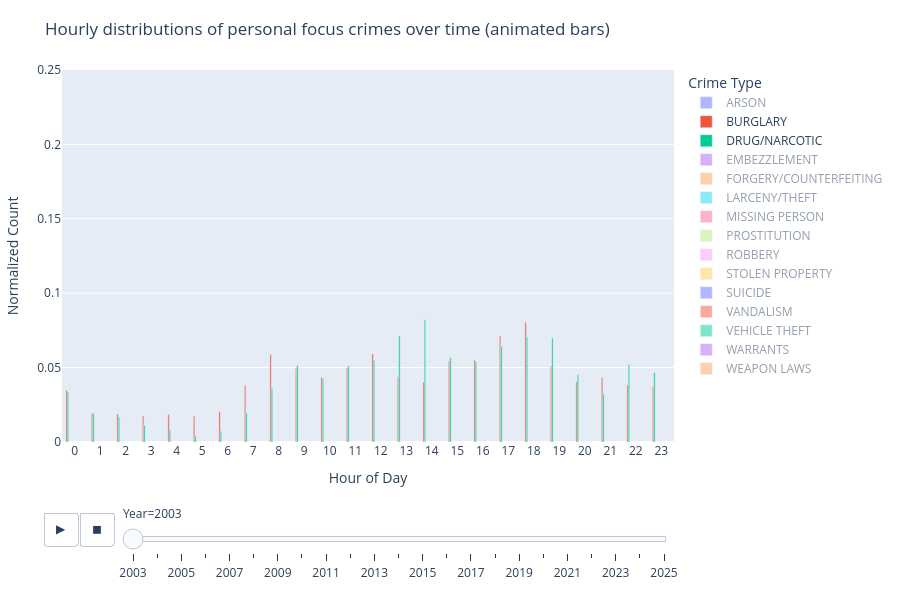

Here is the notebook cell this chart was saved with:
### Code cell
# Reuse the same long-format dataframe from the animated line chart.
fig_bar = px.bar(
    plot_ready_year,
    x='Hour',
    y='NormalizedCount',
    color='CrimeType',
    animation_frame='Year',
    barmode='group',  # The instruction explicitly asks for the bar-chart version with grouped bars.
    title='Hourly distributions of personal focus crimes over time (animated bars)',
    labels={
        'Hour': 'Hour of Day',
        'NormalizedCount': 'Normalized Count',
        'CrimeType': 'Crime Type'
    },
    range_x=[-0.5, 23.5],
    range_y=[0, 0.25]  # Keep the y-axis fixed across frames, just as in the line chart.
)

# Reuse the same default visible crime types to keep the opening view readable.
for trace in fig_bar.data:
    if trace.name not in default_visible:
        trace.visible = 'legendonly'

# Reuse the same general layout choices as in the line chart.
fig_bar.update_xaxes(dtick=1)
fig_bar.update_layout(
    legend_title_text='Crime Type',
    legend=dict(
        orientation='v',
        yanchor='top',
        y=1,
        xanchor='left',
        x=1.02
    ),
    height=600,
    margin=dict(l=60, r=190, t=70, b=60)
)

fig_bar.show()

### Figure 1 — Plotly figure (JSON) as saved in the notebook; plotly's stock layout.template omitted (floating-point values rounded to 4 significant figures)
{"data": [{"alignmentgroup": "True", "hovertemplate": "Crime Type=ARSON<br>Year=2003<br>Hour of Day=%{x}<br>Normalized Count=%{y}<extra></extra>", "legendgroup": "ARSON", "marker": {"color": "#636efa", "pattern": {"shape": ""}}, "name": "ARSON", "offsetgroup": "ARSON", "orientation": "v", "showlegend": true, "textposition": "auto", "type": "bar", "visible": "legendonly", "x": [0, 1, 2, 3, 4, 5, 6, 7, 8, 9, 10, 11, 12, 13, 14, 15, 16, 17, 18, 19, 20, 21, 22, 23], "xaxis": "x", "y": [0.06294, 0.05594, 0.05245, 0.05944, 0.04545, 0.03147, 0.03147, 0.01399, 0.03147, 0.01399, 0.02098, 0.01748, 0.03147, 0.02797, 0.03497, 0.03846, 0.04545, 0.05944, 0.03846, 0.04895, 0.04545, 0.05594, 0.05245, 0.08392], "yaxis": "y"}, {"alignmentgroup": "True", "hovertemplate": "Crime Type=BURGLARY<br>Year=2003<br>Hour of Day=%{x}<br>Normalized Count=%{y}<extra></extra>", "legendgroup": "BURGLARY", "marker": {"color": "#EF553B", "pattern": {"shape": ""}}, "name": "BURGLARY", "offsetgroup": "BURGLARY", "orientation": "v", "showlegend": true, "textposition": "auto", "type": "bar", "x": [0, 1, 2, 3, 4, 5, 6, 7, 8, 9, 10, 11, 12, 13, 14, 15, 16, 17, 18, 19, 20, 21, 22, 23], "xaxis": "x", "y": [0.03476, 0.01929, 0.01879, 0.01746, 0.01846, 0.0173, 0.02046, 0.03792, 0.05871, 0.04923, 0.04341, 0.04973, 0.05921, 0.0439, 0.04025, 0.05438, 0.05505, 0.07118, 0.08049, 0.05106, 0.04041, 0.04341, 0.03825, 0.03692], "yaxis": "y"}, {"alignmentgroup": "True", "hovertemplate": "Crime Type=DRUG/NARCOTIC<br>Year=2003<br>Hour of Day=%{x}<br>Normalized Count=%{y}<extra></extra>", "legendgroup": "DRUG/NARCOTIC", "marker": {"color": "#00cc96", "pattern": {"shape": ""}}, "name": "DRUG/NARCOTIC", "offsetgroup": "DRUG/NARCOTIC", "orientation": "v", "showlegend": true, "textposition": "auto", "type": "bar", "x": [0, 1, 2, 3, 4, 5, 6, 7, 8, 9, 10, 11, 12, 13, 14, 15, 16, 17, 18, 19, 20, 21, 22, 23], "xaxis": "x", "y": [0.03352, 0.01901, 0.01656, 0.01114, 0.008177, 0.003884, 0.007461, 0.01942, 0.03587, 0.05151, 0.04242, 0.05121, 0.05509, 0.07124, 0.08217, 0.05662, 0.05366, 0.06408, 0.07052, 0.06991, 0.04528, 0.0324, 0.05213, 0.04671], "yaxis": "y"}, {"alignmentgroup": "True", "hovertemplate": "Crime Type=EMBEZZLEMENT<br>Year=2003<br>Hour of Day=%{x}<br>Normalized Count=%{y}<extra></extra>", "legendgroup": "EMBEZZLEMENT", "marker": {"color": "#ab63fa", "pattern": {"shape": ""}}, "name": "EMBEZZLEMENT", "offsetgroup": "EMBEZZLEMENT", "orientation": "v", "showlegend": true, "textposition": "auto", "type": "bar", "visible": "legendonly", "x": [0, 4, 5, 6, 7, 8, 9, 10, 11, 12, 13, 14, 15, 16, 17, 18, 19, 20, 21, 23], "xaxis": "x", "y": [0.1667, 0.008333, 0.004167, 0.008333, 0.01667, 0.08333, 0.06667, 0.0625, 0.0375, 0.175, 0.03333, 0.05, 0.03333, 0.07083, 0.05833, 0.05417, 0.02917, 0.0125, 0.0125, 0.01667], "yaxis": "y"}, {"alignmentgroup": "True", "hovertemplate": "Crime Type=FORGERY/COUNTERFEITING<br>Year=2003<br>Hour of Day=%{x}<br>Normalized Count=%{y}<extra></extra>", "legendgroup": "FORGERY/COUNTERFEITING", "marker": {"color": "#FFA15A", "pattern": {"shape": ""}}, "name": "FORGERY/COUNTERFEITING", "offsetgroup": "FORGERY/COUNTERFEITING", "orientation": "v", "showlegend": true, "textposition": "auto", "type": "bar", "visible": "legendonly", "x": [0, 1, 2, 3, 4, 5, 6, 7, 8, 9, 10, 11, 12, 13, 14, 15, 16, 17, 18, 19, 20, 21, 22, 23], "xaxis": "x", "y": [0.1249, 0.00735, 0.00735, 0.003891, 0.003026, 0.001729, 0.002594, 0.01167, 0.0428, 0.06139, 0.05534, 0.04756, 0.1492, 0.06701, 0.05577, 0.06744, 0.0722, 0.05534, 0.05275, 0.03761, 0.02551, 0.01427, 0.01773, 0.01556], "yaxis": "y"}, {"alignmentgroup": "True", "hovertemplate": "Crime Type=LARCENY/THEFT<br>Year=2003<br>Hour of Day=%{x}<br>Normalized Count=%{y}<extra></extra>", "legendgroup": "LARCENY/THEFT", "marker": {"color": "#19d3f3", "pattern": {"shape": ""}}, "name": "LARCENY/THEFT", "offsetgroup": "LARCENY/THEFT", "orientation": "v", "showlegend": true, "textposition": "auto", "type": "bar", "visible": "legendonly", "x": [0, 1, 2, 3, 4, 5, 6, 7, 8, 9, 10, 11, 12, 13, 14, 15, 16, 17, 18, 19, 20, 21, 22, 23], "xaxis": "x", "y": [0.03403, 0.02028, 0.01535, 0.008555, 0.005423, 0.005194, 0.01088, 0.01864, 0.0325, 0.03349, 0.04124, 0.04113, 0.06206, 0.05198, 0.05431, 0.06034, 0.06488, 0.06947, 0.07657, 0.06756, 0.05835, 0.05553, 0.05698, 0.05526], "yaxis": "y"}, {"alignmentgroup": "True", "hovertemplate": "Crime Type=MISSING PERSON<br>Year=2003<br>Hour of Day=%{x}<br>Normalized Count=%{y}<extra></extra>", "legendgroup": "MISSING PERSON", "marker": {"color": "#FF6692", "pattern": {"shape": ""}}, "name": "MISSING PERSON", "offsetgroup": "MISSING PERSON", "orientation": "v", "showlegend": true, "textposition": "auto", "type": "bar", "visible": "legendonly", "x": [0, 1, 2, 3, 4, 5, 6, 7, 8, 9, 10, 11, 12, 13, 14, 15, 16, 17, 18, 19, 20, 21, 22, 23], "xaxis": "x", "y": [0.04006, 0.01632, 0.01731, 0.01434, 0.007913, 0.009891, 0.01978, 0.04946, 0.05638, 0.04946, 0.05094, 0.04896, 0.06083, 0.04698, 0.05193, 0.07023, 0.06874, 0.05885, 0.04698, 0.04847, 0.04599, 0.04352, 0.03561, 0.04105], "yaxis": "y"}, {"alignmentgroup": "True", "hovertemplate": "Crime Type=PROSTITUTION<br>Year=2003<br>Hour of Day=%{x}<br>Normalized Count=%{y}<extra></extra>", "legendgroup": "PROSTITUTION", "marker": {"color": "#B6E880", "pattern": {"shape": ""}}, "name": "PROSTITUTION", "offsetgroup": "PROSTITUTION", "orientation": "v", "showlegend": true, "textposition": "auto", "type": "bar", "visible": "legendonly", "x": [0, 1, 2, 3, 4, 5, 6, 7, 8, 9, 10, 11, 12, 13, 14, 15, 16, 17, 18, 19, 20, 21, 22, 23], "xaxis": "x", "y": [0.02478, 0.01239, 0.01755, 0.01807, 0.008776, 0.03769, 0.03924, 0.0191, 0.005679, 0.003614, 0.003614, 0.006195, 0.02117, 0.02065, 0.01033, 0.00826, 0.006711, 0.05679, 0.1502, 0.1079, 0.09964, 0.1451, 0.1285, 0.04801], "yaxis": "y"}, {"alignmentgroup": "True", "hovertemplate": "Crime Type=ROBBERY<br>Year=2003<br>Hour of Day=%{x}<br>Normalized Count=%{y}<extra></extra>", "legendgroup": "ROBBERY", "marker": {"color": "#FF97FF", "pattern": {"shape": ""}}, "name": "ROBBERY", "offsetgroup": "ROBBERY", "orientation": "v", "showlegend": true, "textposition": "auto", "type": "bar", "visible": "legendonly", "x": [0, 1, 2, 3, 4, 5, 6, 7, 8, 9, 10, 11, 12, 13, 14, 15, 16, 17, 18, 19, 20, 21, 22, 23], "xaxis": "x", "y": [0.05686, 0.04112, 0.05043, 0.03405, 0.02281, 0.01927, 0.02345, 0.01831, 0.02249, 0.02923, 0.03277, 0.0273, 0.03983, 0.03726, 0.04337, 0.04305, 0.04947, 0.04722, 0.05461, 0.05108, 0.0636, 0.06136, 0.06521, 0.06585], "yaxis": "y"}, {"alignmentgroup": "True", "hovertemplate": "Crime Type=STOLEN PROPERTY<br>Year=2003<br>Hour of Day=%{x}<br>Normalized Count=%{y}<extra></extra>", "legendgroup": "STOLEN PROPERTY", "marker": {"color": "#FECB52", "pattern": {"shape": ""}}, "name": "STOLEN PROPERTY", "offsetgroup": "STOLEN PROPERTY", "orientation": "v", "showlegend": true, "textposition": "auto", "type": "bar", "visible": "legendonly", "x": [0, 1, 2, 3, 4, 5, 6, 7, 8, 9, 10, 11, 12, 13, 14, 15, 16, 17, 18, 19, 20, 21, 22, 23], "xaxis": "x", "y": [0.06572, 0.02577, 0.02577, 0.02577, 0.02062, 0.009021, 0.01546, 0.0232, 0.03479, 0.02835, 0.03351, 0.04768, 0.07603, 0.06186, 0.05412, 0.07861, 0.05541, 0.06701, 0.06057, 0.03737, 0.03222, 0.03737, 0.04253, 0.04124], "yaxis": "y"}, {"alignmentgroup": "True", "hovertemplate": "Crime Type=SUICIDE<br>Year=2003<br>Hour of Day=%{x}<br>Normalized Count=%{y}<extra></extra>", "legendgroup": "SUICIDE", "marker": {"color": "#636efa", "pattern": {"shape": ""}}, "name": "SUICIDE", "offsetgroup": "SUICIDE", "orientation": "v", "showlegend": true, "textposition": "auto", "type": "bar", "visible": "legendonly", "x": [0, 1, 3, 4, 5, 6, 7, 8, 9, 10, 11, 12, 13, 14, 15, 16, 17, 18, 19, 20, 21, 22, 23], "xaxis": "x", "y": [0.03226, 0.03226, 0.03226, 0.02151, 0.04301, 0.01075, 0.05376, 0.02151, 0.04301, 0.06452, 0.08602, 0.06452, 0.03226, 0.04301, 0.03226, 0.03226, 0.1075, 0.03226, 0.06452, 0.06452, 0.05376, 0.01075, 0.02151], "yaxis": "y"}, {"alignmentgroup": "True", "hovertemplate": "Crime Type=VANDALISM<br>Year=2003<br>Hour of Day=%{x}<br>Normalized Count=%{y}<extra></extra>", "legendgroup": "VANDALISM", "marker": {"color": "#EF553B", "pattern": {"shape": ""}}, "name": "VANDALISM", "offsetgroup": "VANDALISM", "orientation": "v", "showlegend": true, "textposition": "auto", "type": "bar", "visible": "legendonly", "x": [0, 1, 2, 3, 4, 5, 6, 7, 8, 9, 10, 11, 12, 13, 14, 15, 16, 17, 18, 19, 20, 21, 22, 23], "xaxis": "x", "y": [0.0563, 0.03669, 0.0356, 0.02164, 0.0138, 0.01176, 0.01631, 0.0265, 0.03074, 0.03168, 0.03152, 0.02838, 0.03873, 0.02823, 0.03434, 0.04454, 0.04767, 0.0657, 0.07119, 0.06602, 0.06351, 0.06476, 0.06868, 0.0657], "yaxis": "y"}, {"alignmentgroup": "True", "hovertemplate": "Crime Type=VEHICLE THEFT<br>Year=2003<br>Hour of Day=%{x}<br>Normalized Count=%{y}<extra></extra>", "legendgroup": "VEHICLE THEFT", "marker": {"color": "#00cc96", "pattern": {"shape": ""}}, "name": "VEHICLE THEFT", "offsetgroup": "VEHICLE THEFT", "orientation": "v", "showlegend": true, "textposition": "auto", "type": "bar", "visible": "legendonly", "x": [0, 1, 2, 3, 4, 5, 6, 7, 8, 9, 10, 11, 12, 13, 14, 15, 16, 17, 18, 19, 20, 21, 22, 23], "xaxis": "x", "y": [0.04111, 0.03037, 0.0235, 0.01506, 0.0106, 0.009819, 0.01473, 0.02756, 0.03823, 0.03594, 0.0343, 0.02848, 0.04609, 0.02972, 0.03286, 0.04307, 0.04949, 0.06527, 0.07672, 0.06808, 0.06887, 0.0709, 0.07528, 0.06396], "yaxis": "y"}, {"alignmentgroup": "True", "hovertemplate": "Crime Type=WARRANTS<br>Year=2003<br>Hour of Day=%{x}<br>Normalized Count=%{y}<extra></extra>", "legendgroup": "WARRANTS", "marker": {"color": "#ab63fa", "pattern": {"shape": ""}}, "name": "WARRANTS", "offsetgroup": "WARRANTS", "orientation": "v", "showlegend": true, "textposition": "auto", "type": "bar", "visible": "legendonly", "x": [0, 1, 2, 3, 4, 5, 6, 7, 8, 9, 10, 11, 12, 13, 14, 15, 16, 17, 18, 19, 20, 21, 22, 23], "xaxis": "x", "y": [0.04207, 0.02994, 0.02615, 0.02159, 0.01469, 0.009572, 0.01391, 0.02983, 0.03539, 0.04307, 0.04841, 0.04663, 0.05053, 0.05932, 0.05732, 0.05565, 0.06121, 0.06188, 0.05431, 0.0512, 0.03851, 0.04107, 0.05298, 0.05476], "yaxis": "y"}, {"alignmentgroup": "True", "hovertemplate": "Crime Type=WEAPON LAWS<br>Year=2003<br>Hour of Day=%{x}<br>Normalized Count=%{y}<extra></extra>", "legendgroup": "WEAPON LAWS", "marker": {"color": "#FFA15A", "pattern": {"shape": ""}}, "name": "WEAPON LAWS", "offsetgroup": "WEAPON LAWS", "orientation": "v", "showlegend": true, "textposition": "auto", "type": "bar", "visible": "legendonly", "x": [0, 1, 2, 3, 4, 5, 6, 7, 8, 9, 10, 11, 12, 13, 14, 15, 16, 17, 18, 19, 20, 21, 22, 23], "xaxis": "x", "y": [0.04264, 0.03428, 0.04013, 0.01839, 0.009197, 0.01003, 0.008361, 0.02174, 0.04013, 0.03595, 0.03846, 0.04766, 0.05184, 0.05936, 0.06271, 0.05686, 0.05435, 0.05351, 0.05184, 0.04515, 0.05518, 0.05769, 0.05853, 0.04599], "yaxis": "y"}], "layout": {"barmode": "group", "height": 600, "legend": {"orientation": "v", "title": {"text": "Crime Type"}, "tracegroupgap": 0, "x": 1.02, "xanchor": "left", "y": 1, "yanchor": "top"}, "margin": {"b": 60, "l": 60, "r": 190, "t": 70}, "sliders": [{"active": 0, "currentvalue": {"prefix": "Year="}, "len": 0.9, "pad": {"b": 10, "t": 60}, "steps": [{"args": [["2003"], {"frame": {"duration": 0, "redraw": true}, "fromcurrent": true, "mode": "immediate", "transition": {"duration": 0, "easing": "linear"}}], "label": "2003", "method": "animate"}, {"args": [["2004"], {"frame": {"duration": 0, "redraw": true}, "fromcurrent": true, "mode": "immediate", "transition": {"duration": 0, "easing": "linear"}}], "label": "2004", "method": "animate"}, {"args": [["2005"], {"frame": {"duration": 0, "redraw": true}, "fromcurrent": true, "mode": "immediate", "transition": {"duration": 0, "easing": "linear"}}], "label": "2005", "method": "animate"}, {"args": [["2006"], {"frame": {"duration": 0, "redraw": true}, "fromcurrent": true, "mode": "immediate", "transition": {"duration": 0, "easing": "linear"}}], "label": "2006", "method": "animate"}, {"args": [["2007"], {"frame": {"duration": 0, "redraw": true}, "fromcurrent": true, "mode": "immediate", "transition": {"duration": 0, "easing": "linear"}}], "label": "2007", "method": "animate"}, {"args": [["2008"], {"frame": {"duration": 0, "redraw": true}, "fromcurrent": true, "mode": "immediate", "transition": {"duration": 0, "easing": "linear"}}], "label": "2008", "method": "animate"}, {"args": [["2009"], {"frame": {"duration": 0, "redraw": true}, "fromcurrent": true, "mode": "immediate", "transition": {"duration": 0, "easing": "linear"}}], "label": "2009", "method": "animate"}, {"args": [["2010"], {"frame": {"duration": 0, "redraw": true}, "fromcurrent": true, "mode": "immediate", "transition": {"duration": 0, "easing": "linear"}}], "label": "2010", "method": "animate"}, {"args": [["2011"], {"frame": {"duration": 0, "redraw": true}, "fromcurrent": true, "mode": "immediate", "transition": {"duration": 0, "easing": "linear"}}], "label": "2011", "method": "animate"}, {"args": [["2012"], {"frame": {"duration": 0, "redraw": true}, "fromcurrent": true, "mode": "immediate", "transition": {"duration": 0, "easing": "linear"}}], "label": "2012", "method": "animate"}, {"args": [["2013"], {"frame": {"duration": 0, "redraw": true}, "fromcurrent": true, "mode": "immediate", "transition": {"duration": 0, "easing": "linear"}}], "label": "2013", "method": "animate"}, {"args": [["2014"], {"frame": {"duration": 0, "redraw": true}, "fromcurrent": true, "mode": "immediate", "transition": {"duration": 0, "easing": "linear"}}], "label": "2014", "method": "animate"}, {"args": [["2015"], {"frame": {"duration": 0, "redraw": true}, "fromcurrent": true, "mode": "immediate", "transition": {"duration": 0, "easing": "linear"}}], "label": "2015", "method": "animate"}, {"args": [["2016"], {"frame": {"duration": 0, "redraw": true}, "fromcurrent": true, "mode": "immediate", "transition": {"duration": 0, "easing": "linear"}}], "label": "2016", "method": "animate"}, {"args": [["2017"], {"frame": {"duration": 0, "redraw": true}, "fromcurrent": true, "mode": "immediate", "transition": {"duration": 0, "easing": "linear"}}], "label": "2017", "method": "animate"}, {"args": [["2018"], {"frame": {"duration": 0, "redraw": true}, "fromcurrent": true, "mode": "immediate", "transition": {"duration": 0, "easing": "linear"}}], "label": "2018", "method": "animate"}, {"args": [["2019"], {"frame": {"duration": 0, "redraw": true}, "fromcurrent": true, "mode": "immediate", "transition": {"duration": 0, "easing": "linear"}}], "label": "2019", "method": "animate"}, {"args": [["2020"], {"frame": {"duration": 0, "redraw": true}, "fromcurrent": true, "mode": "immediate", "transition": {"duration": 0, "easing": "linear"}}], "label": "2020", "method": "animate"}, {"args": [["2021"], {"frame": {"duration": 0, "redraw": true}, "fromcurrent": true, "mode": "immediate", "transition": {"duration": 0, "easing": "linear"}}], "label": "2021", "method": "animate"}, {"args": [["2022"], {"frame": {"duration": 0, "redraw": true}, "fromcurrent": true, "mode": "immediate", "transition": {"duration": 0, "easing": "linear"}}], "label": "2022", "method": "animate"}, {"args": [["2023"], {"frame": {"duration": 0, "redraw": true}, "fromcurrent": true, "mode": "immediate", "transition": {"duration": 0, "easing": "linear"}}], "label": "2023", "method": "animate"}, {"args": [["2024"], {"frame": {"duration": 0, "redraw": true}, "fromcurrent": true, "mode": "immediate", "transition": {"duration": 0, "easing": "linear"}}], "label": "2024", "method": "animate"}, {"args": [["2025"], {"frame": {"duration": 0, "redraw": true}, "fromcurrent": true, "mode": "immediate", "transition": {"duration": 0, "easing": "linear"}}], "label": "2025", "method": "animate"}], "x": 0.1, "xanchor": "left", "y": 0, "yanchor": "top"}], "title": {"text": "Hourly distributions of personal focus crimes over time (animated bars)"}, "updatemenus": [{"buttons": [{"args": [null, {"frame": {"duration": 500, "redraw": true}, "fromcurrent": true, "mode": "immediate", "transition": {"duration": 500, "easing": "linear"}}], "label": "&#9654;", "method": "animate"}, {"args": [[null], {"frame": {"duration": 0, "redraw": true}, "fromcurrent": true, "mode": "immediate", "transition": {"duration": 0, "easing": "linear"}}], "label": "&#9724;", "method": "animate"}], "direction": "left", "pad": {"r": 10, "t": 70}, "showactive": false, "type": "buttons", "x": 0.1, "xanchor": "right", "y": 0, "yanchor": "top"}], "xaxis": {"anchor": "y", "domain": [0, 1], "dtick": 1, "range": [-0.5, 23.5], "title": {"text": "Hour of Day"}}, "yaxis": {"anchor": "x", "domain": [0, 1], "range": [0, 0.25], "title": {"text": "Normalized Count"}}}}
